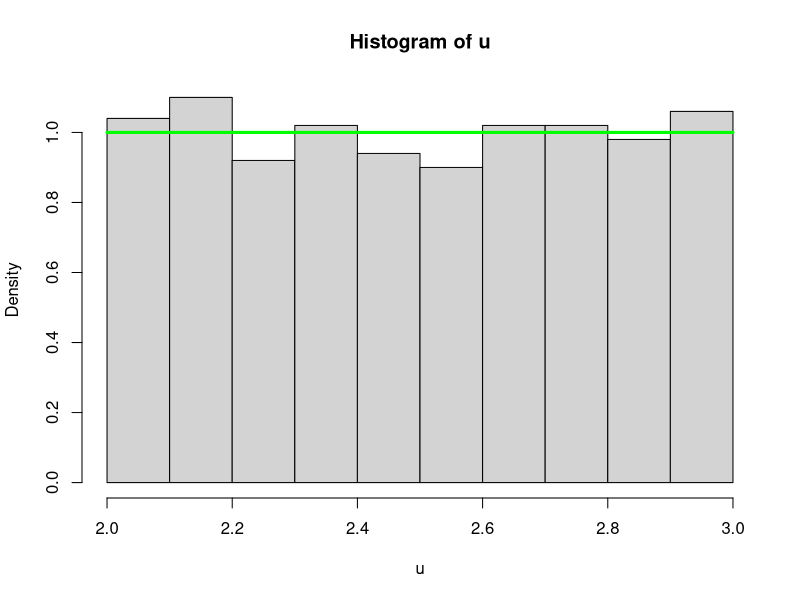
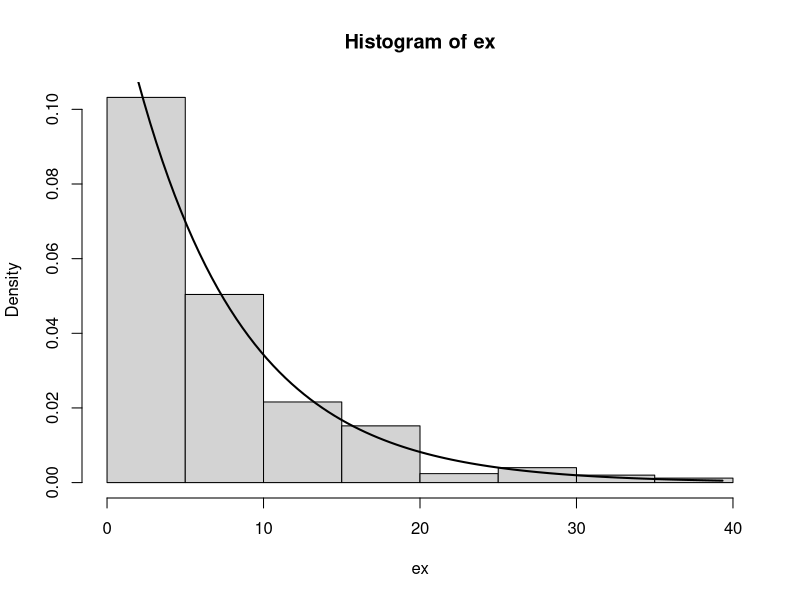
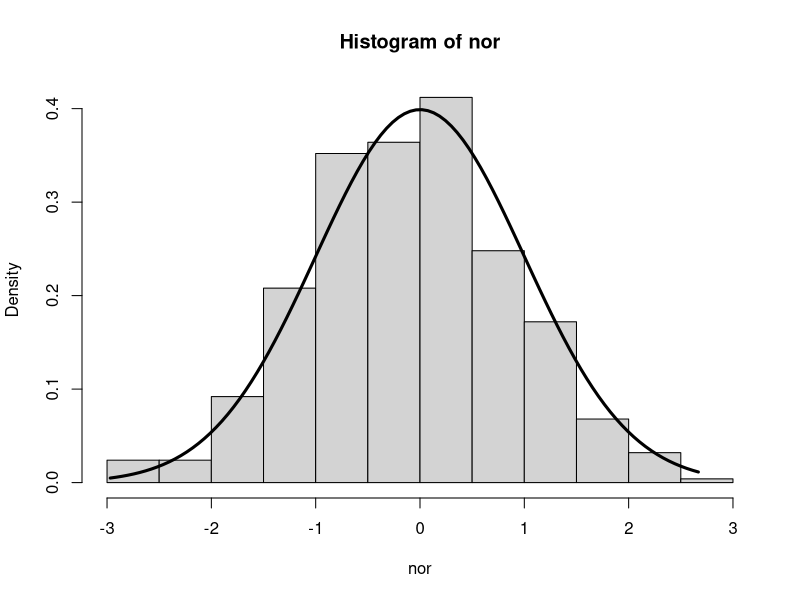
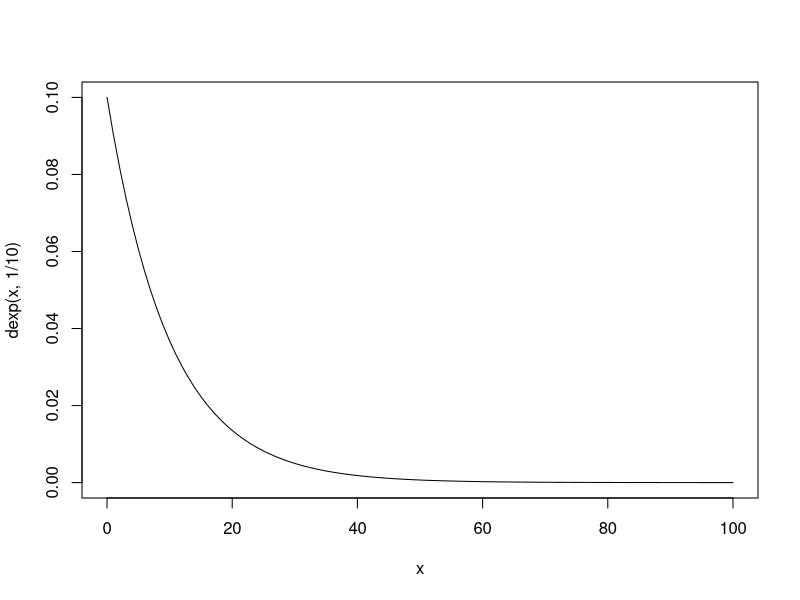

Write the R code that produced these figures, in order. (Note: this script raises an error after producing the figures.)
# Task 27
u <- runif(500, 2, 3)
hist(u, probability=T)
curve( dunif(x, 2, 3), from=2, to=3, add=T, lwd=3, col="green" )

# curve (<function>, from=<startX>, to=<endX>, ?add=<T/F>, lwd=<lineWidth>, <color*>)


# Task 28
ex <- rexp(500, 1/7)
hist(ex, probability=T)
curve(dexp(x, 1/7), from=0, to=max(ex), add=T, lwd=2)


# Task 29
nor <- rnorm(500, 0, 1)
hist(nor, probability=T)
curve(dnorm(x, 0, 1), from=min(nor), to=max(nor), add=T, lwd=3)


# Task 30
# X = quantity dusch gel 
# X ~ U(248, 255)
# uniform

# P (X < 250) = P (X <= 250)
punif(250, 248, 255)

# v=? P(X > v) = 0.95
# v=? P(X <= v) = 0.05
qunif(0.05, 248, 255)


# Task 31
# X = lifespan 
# X ~ Exp(1/10)
curve(dexp(x, 1/10), from = 0, to=100)

# P (X > 10) = 1 - P (X <= 10)
1 - pexp(10, 1/10)

# P (7 <= X <= 11) = P (X <= 11) - P (X <= 7)
pexp(11, 1/10) - pexp(7, 1/10)

# t=? P(X >= t) = 0.97
# t=? P(X <= t) = 0.03
t <- qexp(0.03, 1/10)
t
pexp(t, 1/10)


# Task 33

# X = liquid volume
# X ~ N(252, 3)

# A = P (X > 250)
# B

# Simulations
simNormA <- rnorm(1000000, 252, 3)
length(which(simNormA > 250)) / length(simNormA)

sim.pour <- function(){
  simNormA <- rnorm(5, 252, 3)
  length(which(simNormA > 250)) <= 2  
}

res <- replicate(100000, sim.pour())
sum(res) / length(res)

# Built-in functions
# P (A) = P (X > 250) = 1 - P (X <= 250)
p <- 1 - pnorm(250, 252, 3)
p

# Y = pourings with > 250 ml from total of 5 pourings
# Y ~ Bi(5, p)
# P (B) = P (Y <= 2)
pbinom(2, 5, p)


# Task 34

n <- 10^8
x <- runif(n, -1, 1)
y <- runif(n, -1, 1)
4*sum(x^2 + y^2 < 1)/n


# Task 36
# X = working time 
# X ~ N(260, 50)

# P (X > 240) = 1 - P (X  <= 240)
1 - pnorm(240, 260, 50)

# P (180 <= X <= 300) = P (X <= 300) - P (X <= 180)
pnorm(300, 260, 50) - pnorm(180, 260, 50)

# t=?  P (X >= t) = 0.9
# t=?  P (X <= t) = 0.1
qnorm(0.1, 260, 50)



